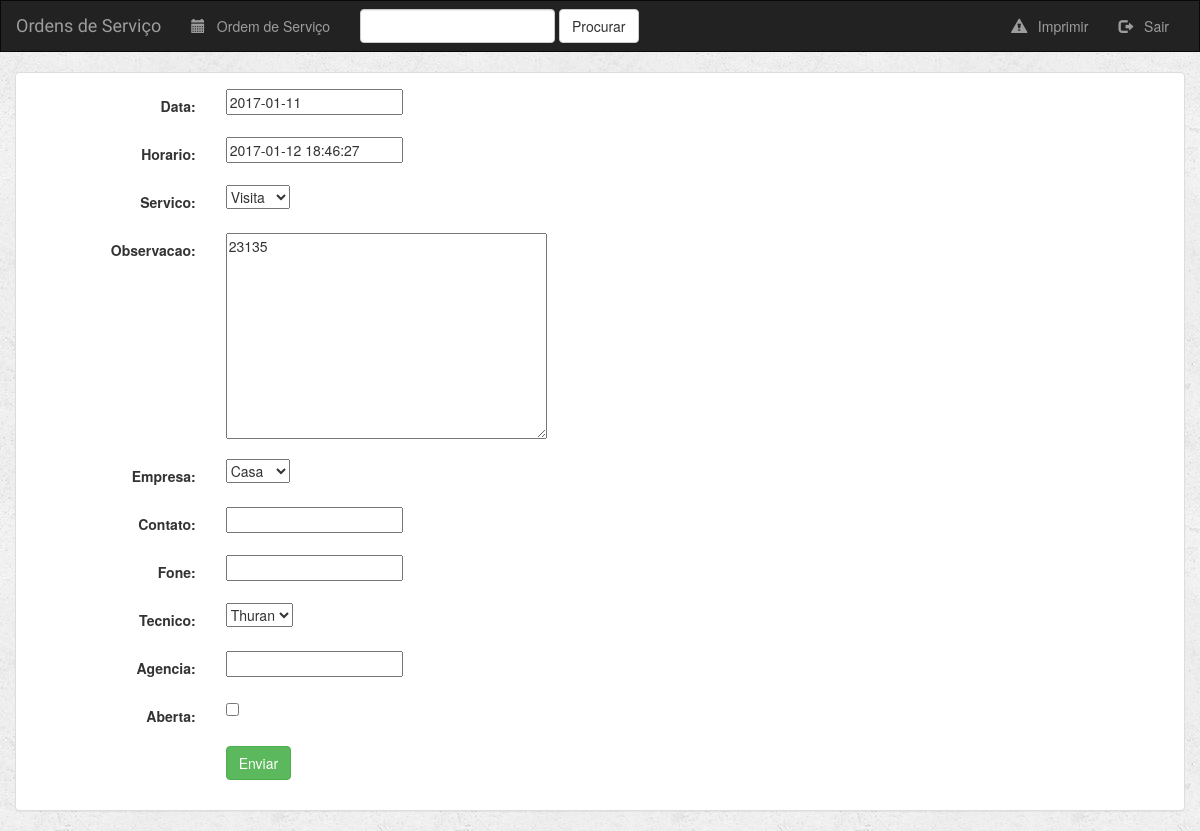
The app's page /services/ordem_de_servico/6/ with its own data.
### ServiceOrdering/models.py (models this page shows, shortened)
class Ordem_de_Servico(models.Model):
    data = models.DateField()
    horario = models.DateTimeField()
    servico = models.ForeignKey(Servico)
    observacao = models.TextField()
    empresa = models.ForeignKey(Empresa)
    contato = models.CharField(max_length=200, blank= True)
    fone = models.CharField(max_length=20, blank= True)
    tecnico = models.ForeignKey(Tecnico)
    agencia = models.CharField(max_length=200, blank=True)
    aberta = models.BooleanField(default=False)
    class Meta:
        verbose_name = 'Ordem de Servico'
        verbose_name_plural = 'Ordens de Servico'

### ServiceOrdering/views.py (the view)
# urls.py: url(r'ordem_de_servico/(?P<pk>[0-9]+)/$', views.UpdateOrdem.as_view(), name='ordem-update'),
class UpdateOrdem(UpdateView):
    model = Ordem_de_Servico
    fields = '__all__'

### ServiceOrdering/models.py (called while the page is built)
    def __str__(self):
        return self.nome

    def __str__(self):
        return self.titulo

    def __str__(self):
        return self.nome

### templates/ServiceOrdering/ordem_de_servico_form.html (shortened to what this page needs)
{% extends 'ServiceOrdering/base.html' %}
{% block body %}
    <div class="container-fluid">
        <div class="row">
            <div class="col-sm-12 col-mid-7">
                <div class="panel panel-default">
                    <div class="panel-body">
                        <form class="form-horizontal" action="" method="post" enctype="application/x-www-form-urlencoded">
                            {% include 'ServiceOrdering/form-template.html' %}
                            <div class="form-group">
                                <div class="col-sm-offset-2 col-sm-10">
                                    <button type="submit" class="btn btn-success">Enviar</button>
                                </div>
                            </div>
                        </form>
                    </div>
                </div>
            </div>
        </div>
    </div>
{% endblock %}

### templates/ServiceOrdering/form-template.html (shortened to what this page needs)
{% for field in form %}
    <div class="form-group">
        <div class="col-sm-offset-2 col-sm-10">
        </div>
        <label class="control-label col-sm-2">{{ field.label_tag }}</label>
        <div class="col-sm-10">{{ field }}</div>
    </div>
{% endfor %}

### ServiceOrdering/static/ServiceOrdering/style.css (style rules this page uses)
body { background: white url("images/background.png"); }

### records on screen
Ordem_de_Servico: form "2017-01-11" "2017-01-12 18:46:27" "Visita" "23135" "Casa" "Thuran"

### other values on screen
{{ field.label_tag }} "Data:" "Horario:" "Servico:" "Observacao:" "Empresa:" "Contato:" "Fone:" "Tecnico:" "Agencia:" "Aberta:"
